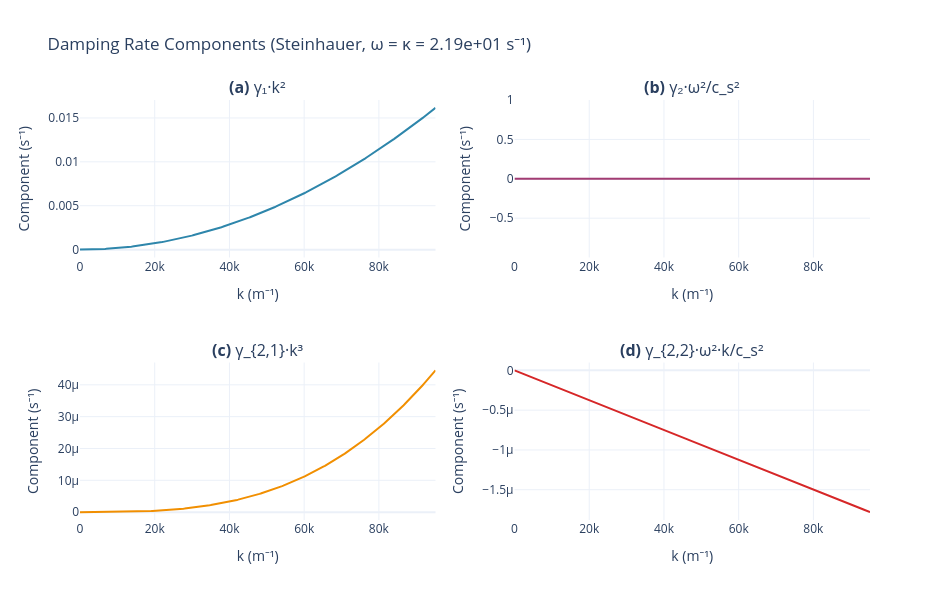

The notebook cell saved with this chart:
### Markdown cell above
## Figure 2: Damping Rate Decomposition

This figure shows the contribution of each term in the damping rate for the Steinhauer experiment, evaluated at the horizon frequency $\omega = \kappa$.

### Code cell
# ════════════════════════════════════════════════════════════════════
# Figure 2: Damping Rate Decomposition (4-panel)
# ════════════════════════════════════════════════════════════════════

# Use Steinhauer parameters
p_s = experiments["Steinhauer"]
omega_fixed = p_s["kappa"]  # ω = κ at horizon
k_range = np.linspace(0.1, 5 * p_s["k_H"], 300)

# Compute each component
Gamma_1_term = p_s["gamma_1"] * k_range**2
Gamma_2_term = (
    p_s["gamma_2"] * (omega_fixed**2 / p_s["c_s"] ** 2) * np.ones_like(k_range)
)
Gamma_21_term = p_s["gamma_2_1"] * k_range**3
Gamma_22_term = p_s["gamma_2_2"] * (omega_fixed**2 * k_range / p_s["c_s"] ** 2)

Gamma_1st = Gamma_1_term + Gamma_2_term
Gamma_2nd = Gamma_21_term + Gamma_22_term
Gamma_total = Gamma_1st + Gamma_2nd

fig2 = make_subplots(
    rows=2,
    cols=2,
    subplot_titles=(
        "<b>(a)</b> γ₁·k²",
        "<b>(b)</b> γ₂·ω²/c_s²",
        "<b>(c)</b> γ_{2,1}·k³",
        "<b>(d)</b> γ_{2,2}·ω²·k/c_s²",
    ),
)

fig2.add_trace(
    go.Scatter(
        x=k_range, y=Gamma_1_term, name="γ₁k²", line=dict(color="#2E86AB", width=2)
    ),
    row=1,
    col=1,
)
fig2.add_trace(
    go.Scatter(
        x=k_range, y=Gamma_2_term, name="γ₂ω²/c_s²", line=dict(color="#A23B72", width=2)
    ),
    row=1,
    col=2,
)
fig2.add_trace(
    go.Scatter(
        x=k_range,
        y=Gamma_21_term,
        name="γ_{2,1}k³",
        line=dict(color="#F18F01", width=2),
    ),
    row=2,
    col=1,
)
fig2.add_trace(
    go.Scatter(
        x=k_range,
        y=Gamma_22_term,
        name="γ_{2,2}ω²k/c_s²",
        line=dict(color="#D62728", width=2),
    ),
    row=2,
    col=2,
)

for i, j in [(1, 1), (1, 2), (2, 1), (2, 2)]:
    fig2.update_xaxes(title_text="k (m⁻¹)", row=i, col=j)
    fig2.update_yaxes(title_text="Component (s⁻¹)", row=i, col=j)

fig2.update_layout(
    title_text=f"Damping Rate Components (Steinhauer, ω = κ = {p_s['kappa']:.2e} s⁻¹)",
    height=600,
    width=950,
    template="plotly_white",
    showlegend=False,
)

fig2.show()

### Figure 1 — Plotly figure (JSON) as saved in the notebook; plotly's stock layout.template omitted (floating-point values rounded to 4 significant figures; data arrays with more than 128 entries replaced by an {"elided": "..."} marker saying what was removed)
{"data": [{"line": {"color": "#2E86AB", "width": 2}, "name": "γ₁k²", "type": "scatter", "x": {"elided": "300 float values"}, "xaxis": "x", "y": {"elided": "300 float values"}, "yaxis": "y"}, {"line": {"color": "#A23B72", "width": 2}, "name": "γ₂ω²/c_s²", "type": "scatter", "x": {"elided": "300 float values"}, "xaxis": "x2", "y": {"elided": "300 float values"}, "yaxis": "y2"}, {"line": {"color": "#F18F01", "width": 2}, "name": "γ_{2,1}k³", "type": "scatter", "x": {"elided": "300 float values"}, "xaxis": "x3", "y": {"elided": "300 float values"}, "yaxis": "y3"}, {"line": {"color": "#D62728", "width": 2}, "name": "γ_{2,2}ω²k/c_s²", "type": "scatter", "x": {"elided": "300 float values"}, "xaxis": "x4", "y": {"elided": "300 float values"}, "yaxis": "y4"}], "layout": {"annotations": [{"font": {"size": 16}, "showarrow": false, "text": "<b>(a)</b> γ₁·k²", "x": 0.225, "xanchor": "center", "xref": "paper", "y": 1, "yanchor": "bottom", "yref": "paper"}, {"font": {"size": 16}, "showarrow": false, "text": "<b>(b)</b> γ₂·ω²/c_s²", "x": 0.775, "xanchor": "center", "xref": "paper", "y": 1, "yanchor": "bottom", "yref": "paper"}, {"font": {"size": 16}, "showarrow": false, "text": "<b>(c)</b> γ_{2,1}·k³", "x": 0.225, "xanchor": "center", "xref": "paper", "y": 0.375, "yanchor": "bottom", "yref": "paper"}, {"font": {"size": 16}, "showarrow": false, "text": "<b>(d)</b> γ_{2,2}·ω²·k/c_s²", "x": 0.775, "xanchor": "center", "xref": "paper", "y": 0.375, "yanchor": "bottom", "yref": "paper"}], "height": 600, "showlegend": false, "title": {"text": "Damping Rate Components (Steinhauer, ω = κ = 2.19e+01 s⁻¹)"}, "width": 950, "xaxis": {"anchor": "y", "domain": [0, 0.45], "title": {"text": "k (m⁻¹)"}}, "xaxis2": {"anchor": "y2", "domain": [0.55, 1], "title": {"text": "k (m⁻¹)"}}, "xaxis3": {"anchor": "y3", "domain": [0, 0.45], "title": {"text": "k (m⁻¹)"}}, "xaxis4": {"anchor": "y4", "domain": [0.55, 1], "title": {"text": "k (m⁻¹)"}}, "yaxis": {"anchor": "x", "domain": [0.625, 1], "title": {"text": "Component (s⁻¹)"}}, "yaxis2": {"anchor": "x2", "domain": [0.625, 1], "title": {"text": "Component (s⁻¹)"}}, "yaxis3": {"anchor": "x3", "domain": [0, 0.375], "title": {"text": "Component (s⁻¹)"}}, "yaxis4": {"anchor": "x4", "domain": [0, 0.375], "title": {"text": "Component (s⁻¹)"}}}}
